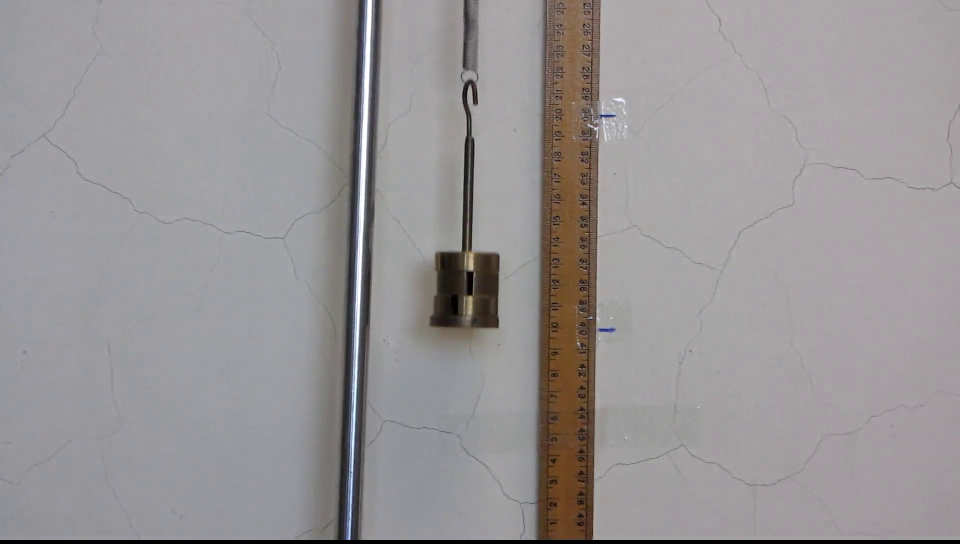
#> input picture frame 15 of data/input/spring_mass.mp4, 1920 x 1088 px (shown at 1/2 size)
$ python prepare_video.py
#> lines starting #> are read from the running program, lines starting #| are printed output that depends on the picture
"""PC only: decode public spring-mass video into the exact grayscale board input."""
from pathlib import Path
import argparse
import json
import sys
import urllib.request
ROOT = Path(__file__).resolve().parents[1]
# Convenience for THIS PC only; the delivered package does not depend on day8.
local_vendor = ROOT.parent/'day8/vendor'
if local_vendor.is_dir():
    sys.path.insert(0, str(local_vendor))
import cv2
import numpy as np
from shm_common import sha256, sobel_reference, roi_stats, save_analysis, write_csv

SOURCE_PAGE = 'https://www.sg.iwant2study.org/ospsg/index.php/interactive-resources/physics/02-newtonian-mechanics/09-oscillations/225-tracker-modeling-in-spring-mass-system'
SOURCE_VIDEO = 'https://iwant2study.org/lookangejss/02_newtonianmechanics_8oscillations/trz/springmass/videos/Spring%20and%20mass.mp4'

def main():
    parser = argparse.ArgumentParser(description=__doc__)
    parser.add_argument('--download', action='store_true')
    args = parser.parse_args()
    video = ROOT/'inputs/spring_mass.mp4'
    if args.download or not video.exists():
        if video.exists():
            raise FileExistsError('Existing video preserved. Rename it yourself before re-downloading.')
        urllib.request.urlretrieve(SOURCE_VIDEO, str(video))
    capture = cv2.VideoCapture(str(video))
    if not capture.isOpened():
        raise RuntimeError('Cannot decode source video')
    fs = float(capture.get(cv2.CAP_PROP_FPS))
    frames, times, body_positions = [], [], []
    crop = [820, 420, 240, 440]
    roi = [1, 22, 127, 126]  # x0,y0,x1,y1; exclusive right/bottom
    x, y, w, h = crop
    while True:
        ok, bgr = capture.read()
#> bgr is the input picture: shape (1088, 1920, 3); mean B, G, R 150, 148.5, 152
        if not ok:
            break
        if bgr.shape[:2] != (1088, 1920):
            raise ValueError('Default crop is for the supplied 1920x1088 video only')
        times.append(capture.get(cv2.CAP_PROP_POS_MSEC)/1000)
        gray = cv2.cvtColor(bgr[y:y+h, x:x+w], cv2.COLOR_BGR2GRAY)
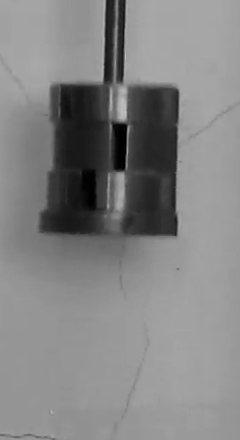
#> gray: shape (440, 240); min 0, max 195, mean 131.2
        # Independent body detector for a frequency cross-check, not PL input replacement.
        row_count = (gray < 100).sum(axis=1)
#> row_count = 440 values, max 138 at index 231, min 0 at index 240, mean 44.33
        candidates = np.flatnonzero(row_count > 45)
#> candidates = 155 values from 84 to 238
        body_positions.append(float(candidates.mean()) if len(candidates) else np.nan)
        resized = cv2.resize(gray, (128, 128), interpolation=cv2.INTER_AREA)
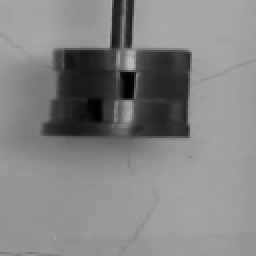
#> resized: shape (128, 128) (shown 2 times larger); min 0, max 188, mean 131.2
        frames.append(cv2.GaussianBlur(resized, (3, 3), 0, borderType=cv2.BORDER_REFLECT_101))
    capture.release()
    frames, times = np.asarray(frames, dtype=np.uint8), np.asarray(times)
    if len(frames) < 100 or not np.allclose(np.diff(times), 1/fs, atol=1e-6):
        raise ValueError('Too short or non-uniform timestamps; do not silently impose FPS')
    target = ROOT/'inputs/prepared_frames.npz'
    np.savez_compressed(str(target), frames=frames, times_s=times,
                        fps=np.array(fs), roi=np.asarray(roi, dtype=np.uint32))
    source = {'page_url': SOURCE_PAGE, 'video_url': SOURCE_VIDEO,
              'video_sha256': sha256(video), 'prepared_sha256': sha256(target),
              'publisher': 'Open Educational Resources / Open Source Physics @ Singapore',
              'license': 'CC BY-SA 4.0 as declared in the source page footer',
              'license_url': 'https://creativecommons.org/licenses/by-sa/4.0/',
              'modifications': 'crop, resize 128x128, grayscale, Gaussian 3x3; derived frames kept under CC BY-SA 4.0',
              'crop_xywh': crop, 'roi_xyxy': roi, 'frame_count': len(frames),
              'fps_container_hz': fs, 'max_timestamp_error_s': float(np.max(np.abs(np.diff(times)-1/fs))),
              'clock_note': 'Video metadata/timestamps, no independent camera-clock calibration',
              'boundary_policy': 'Sobel output outer one-pixel border is ZERO, unlike day8 reflect border'}
    (ROOT/'inputs/source.json').write_text(json.dumps(source, ensure_ascii=False, indent=2), encoding='utf-8')
    rows = []
    previous = None
    for index, frame in enumerate(frames):
        edge = sobel_reference(frame, 80)
        count, ysum = roi_stats(edge, roi)
        x0, y0, x1, y1 = roi
        mad = None if previous is None else float(np.abs(frame[y0:y1, x0:x1].astype(np.int16)-previous[y0:y1, x0:x1].astype(np.int16)).mean())
        rows.append({'frame_index': index, 'time_s': float(times[index]), 'threshold': 80,
                     'roi_edge_count': count, 'roi_edge_y_sum': ysum,
                     'centroid_y': ysum/count if count else None, 'motion_mad': mad,
                     'pixel_mismatches': 0, 'roi_stat_mismatches': 0})
        if index in (0, len(frames)//2, len(frames)-1):
            cv2.imwrite(str(ROOT/'reference'/('frame_%03d_gray.png'%index)), frame)
            cv2.imwrite(str(ROOT/'reference'/('frame_%03d_edge.png'%index)), edge)
        previous = frame
    summary = save_analysis(ROOT/'reference', rows, fs, source, 'NOT_RUN: PC reference only')
    from shm_common import harmonic_fit
    body_fit, _ = harmonic_fit(times, body_positions, fs)
    summary['independent_dark_body_fit'] = body_fit
    (ROOT/'reference/summary.json').write_text(json.dumps(summary, ensure_ascii=False, indent=2), encoding='utf-8')
    write_csv(ROOT/'reference/independent_body_position.csv',
              [{'frame_index': i, 'time_s': float(t), 'body_mask_y_pixels': float(v)} for i,(t,v) in enumerate(zip(times,body_positions))])
    print(json.dumps(summary, ensure_ascii=False, indent=2))
    print('PREPARE VIDEO PASSED:', target)

if __name__ == '__main__':
    main()

$ run again, starting later in the video
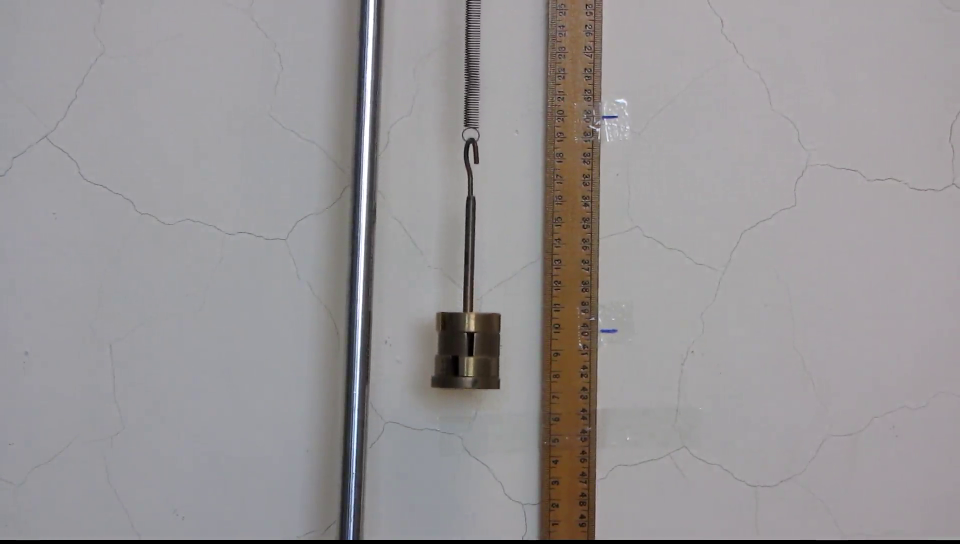
#> input picture frame 67 of data/input/spring_mass.mp4, 1920 x 1088 px (shown at 1/2 size)
#> in main, bgr is the input picture: shape (1088, 1920, 3); mean B, G, R 150.5, 148.8, 152.3
#> in main, `gray = cv2.cvtColor(bgr[y:y+h, x:x+w], cv2.COLOR_BGR2GRAY)`:
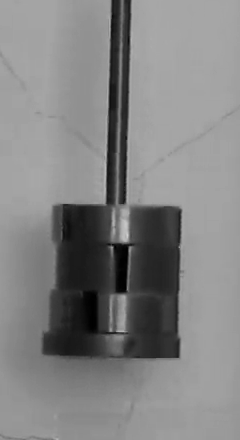
#> gray: shape (440, 240); min 0, max 208, mean 130.6
#> row_count = 440 values, max 138 at index 353, min 0 at index 362, mean 49.54
#> candidates = 156 values from 204 to 359
#> in main, `resized = cv2.resize(gray, (128, 128), interpolation=cv2.INTER_AREA)`:
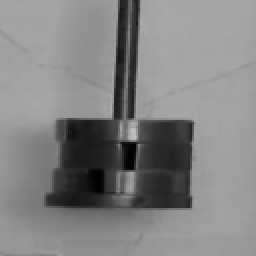
#> resized: shape (128, 128) (shown 2 times larger); min 0, max 193, mean 130.6

$ run again, starting later in the video
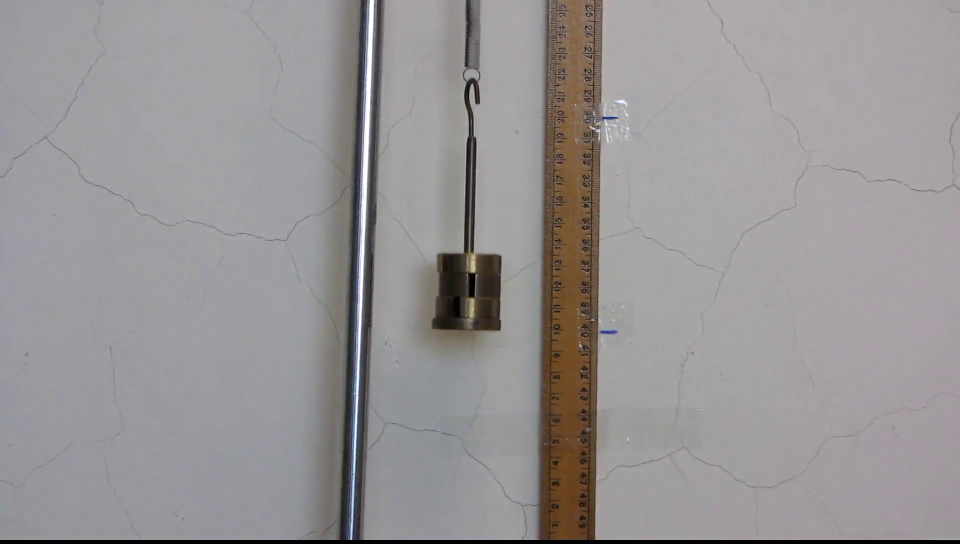
#> input picture frame 120 of data/input/spring_mass.mp4, 1920 x 1088 px (shown at 1/2 size)
#> in main, bgr is the input picture: shape (1088, 1920, 3); mean B, G, R 149.5, 148.2, 151.6
#> in main, `gray = cv2.cvtColor(bgr[y:y+h, x:x+w], cv2.COLOR_BGR2GRAY)`:
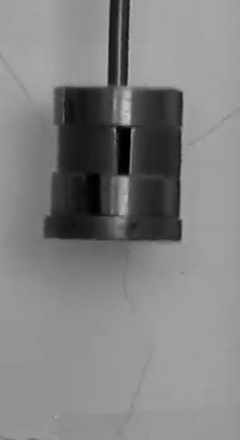
#> gray: shape (440, 240); min 0, max 198, mean 129.7
#> row_count = 440 values, max 137 at index 237, min 0 at index 248, mean 45.26
#> candidates = 157 values from 87 to 243
#> in main, `resized = cv2.resize(gray, (128, 128), interpolation=cv2.INTER_AREA)`:
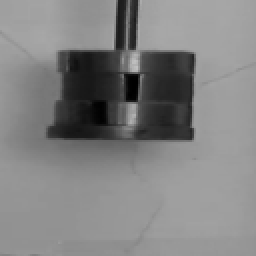
#> resized: shape (128, 128) (shown 2 times larger); min 0, max 192, mean 129.7
